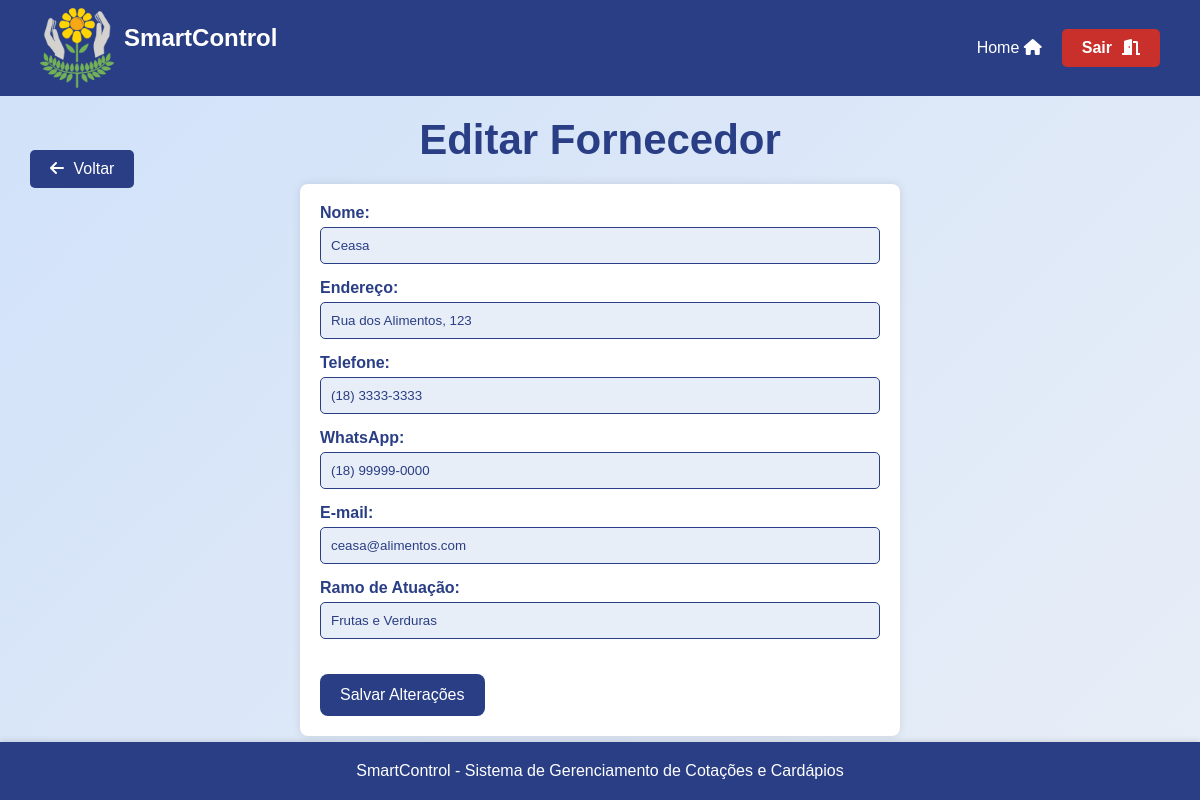
Before: /assets/view/pages/fornecedores/editarFornecedores/editFornecedores.php?id=1 (signed in) with the older database file.
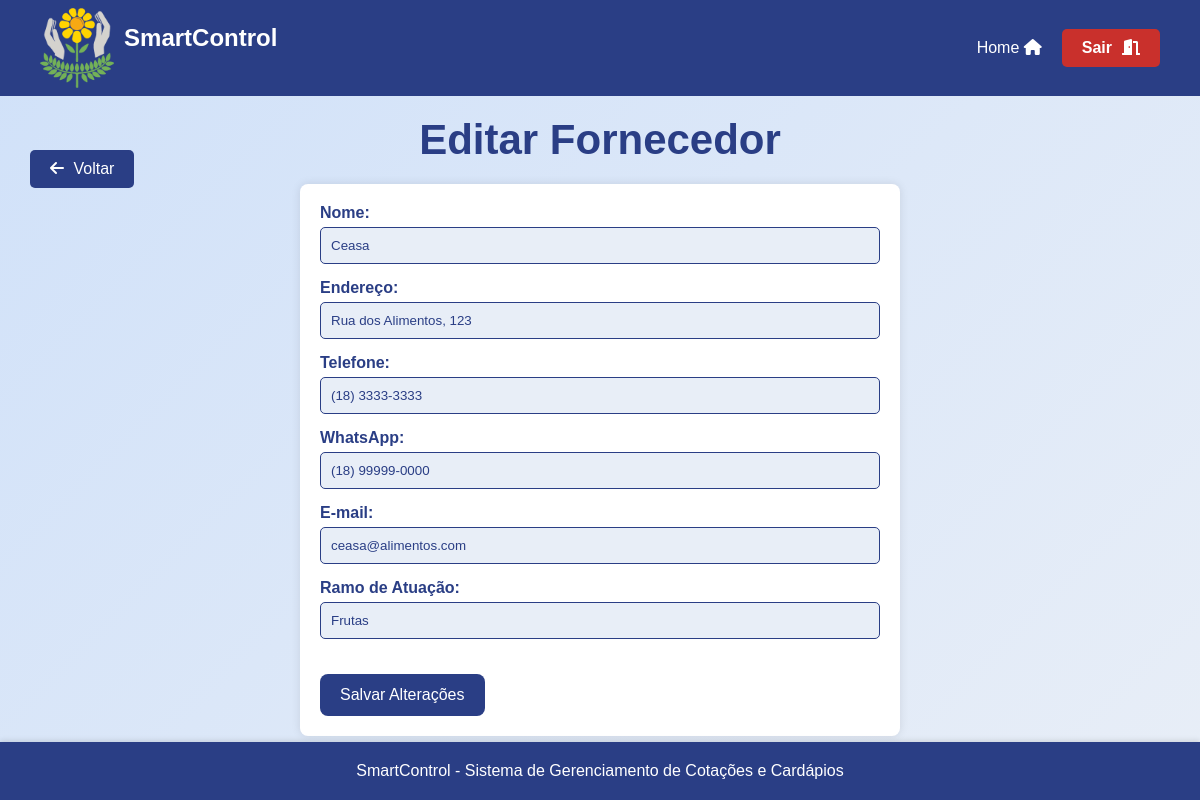
After: the same page with the newer database file.
### tables this page shows
CREATE TABLE `fornecedores` (
  `id` int(11) NOT NULL,
  `nome` varchar(100) NOT NULL,
  `endereco` varchar(255) DEFAULT NULL,
  `telefone` varchar(15) DEFAULT NULL,
  `whatsapp` varchar(15) DEFAULT NULL,
  `email` varchar(100) DEFAULT NULL,
  `ramo_atuacao` varchar(100) DEFAULT NULL,
  `data_criacao` timestamp NOT NULL DEFAULT current_timestamp()
);

### assets/model/pdo/DataBase.php (called while the page is built, shortened)
<?php
class Database {
    private $host = 'localhost';
    private $dbname = 'sistema_apae';
    private $username = 'root';
    private $password = '';
    public $conn;
    public function __construct()
    {
        try {
            $this->conn = new PDO("mysql:host=$this->host;dbname=$this->dbname", $this->username, $this->password);
            $this->conn->setAttribute(PDO::ATTR_ERRMODE, PDO::ERRMODE_EXCEPTION);
        } catch (PDOException $exception) {
            echo "Erro na conexão: " . $exception->getMessage();
        }
    }
    public function read($table, $columns = "*", $id = null, $where = null) {
        $sql = "SELECT $columns FROM $table";
        try {
            $stmt = $this->conn->prepare($sql);
            $stmt->execute();
            return $stmt->fetchAll(PDO::FETCH_ASSOC);
        } catch (PDOException $exception) {
            echo "Erro ao ler: " . $exception->getMessage();
            return false;
        }
    }
}
?>

### assets/controller/fornecedorController.php (called while the page is built, shortened)
<?php
require_once __DIR__ . '/../model/pdo/DataBase.php';
require_once __DIR__ . '/../model/Fornecedor.php';
class ControladorFornecedor{
    private $bd;
    public function __construct() {
        $this->bd = new Database();
    }
    public function verFornecedor(){
        $todosFornecedores = $this->bd->read("fornecedores");
        $arr = [];
        foreach($todosFornecedores as $fornecedor){
            $novoFornecedor = new Fornecedor($fornecedor['id'], $fornecedor['nome'],$fornecedor['endereco'], $fornecedor['telefone'], $fornecedor['whatsapp'], $fornecedor['email'], $fornecedor['ramo_atuacao'], $fornecedor['data_criacao']);
            $arr[] = $novoFornecedor;
        }
        return $arr;
    }
}
?>

### assets/model/Fornecedor.php (called while the page is built, shortened)
<?php
class Fornecedor {
    private $id;
    private $nome;
    private $endereco;
    private $telefone;
    private $whatsapp;
    private $email;
    private $ramo_atuacao;
    public function __construct($id, $nome, $endereco, $telefone, $whatsapp, $email, $ramo_atuacao, $data_criacao) {
        $this->id = $id;
        $this->nome = $nome;
        $this->endereco = $endereco;
        $this->telefone = $telefone;
        $this->whatsapp = $whatsapp;
        $this->email = $email;
        $this->ramo_atuacao = $ramo_atuacao;
    }
    public function getId() {
        return $this->id;
    }
    public function getNome() {
        return $this->nome;
    }
    public function getEndereco() {
        return $this->endereco;
    }
    public function getTelefone() {
        return $this->telefone;
    }
    public function getWhatsapp() {
        return $this->whatsapp;
    }
    public function getEmail() {
        return $this->email;
    }
    public function getRamo() {
        return $this->ramo_atuacao;
    }
}
?>

### assets/view/pages/fornecedores/editarFornecedores/editFornecedores.php (the view, shortened to what this page needs)
<?php
    require_once __DIR__ . "/../../../../controller/fornecedorController.php";
    require_once __DIR__ . "/../../../../controller/pageController.php";
    $controler = new ControladorFornecedor();
?>
<!DOCTYPE html>
<html lang="pt-br">
<head>
    <link rel="stylesheet" href="../../styles/EditStyle.css">
    <link rel="stylesheet" href="https://cdnjs.cloudflare.com/ajax/libs/font-awesome/6.0.0-beta3/css/all.min.css">
</head>
<body>
<main>
<a href="../listarFornecedores/listarFornecedores.php" class="back-btn"><i class="fas fa-arrow-left"></i> Voltar</a>
    <h1>Editar Fornecedor</h1>
    <form action="" method="POST">
        <?php
            $fornecedores = $controler->verFornecedor();
            foreach($fornecedores as $fornecedor){
                if($fornecedor->getId() == $_GET['id']){
                echo '
                <input type="hidden" name="id" value="'.$fornecedor->getId().'">
                <section>
                <label for="nome">Nome:</label>
                <input type="text" name="nome" value="'.$fornecedor->getNome().'" required>
                </section>
                <section>
                <label for="endereco">Endereço:</label>
                <input type="text" name="endereco" value="'.$fornecedor->getEndereco().'">
                </section>
                <section>
                <label for="telefone">Telefone:</label>
                <input type="text" name="telefone" value="'.$fornecedor->getTelefone().'">
                </section>
                <section>
                <label for="whatsapp">WhatsApp:</label>
                <input type="text" name="whatsapp" value="'.$fornecedor->getWhatsapp().'">
                </section>
                <section>
                <label for="email">E-mail:</label>
                <input type="email" name="email" value="'.$fornecedor->getEmail().'">
                </section>
                <section>
                <label for="ramo_atuacao">Ramo de Atuação:</label>
                <input type="text" name="ramo_atuacao" value="'.$fornecedor->getRamo().'">
                </section>';
                }
            }
        ?>
            <section>
            <button type="submit">Salvar Alterações</button>
            </section>
    </form>
</main>
</body>
</html>

Changed rows visible on the page:
changed fornecedores "Ceasa": ramo_atuacao "Frutas e Verduras" → "Frutas"
